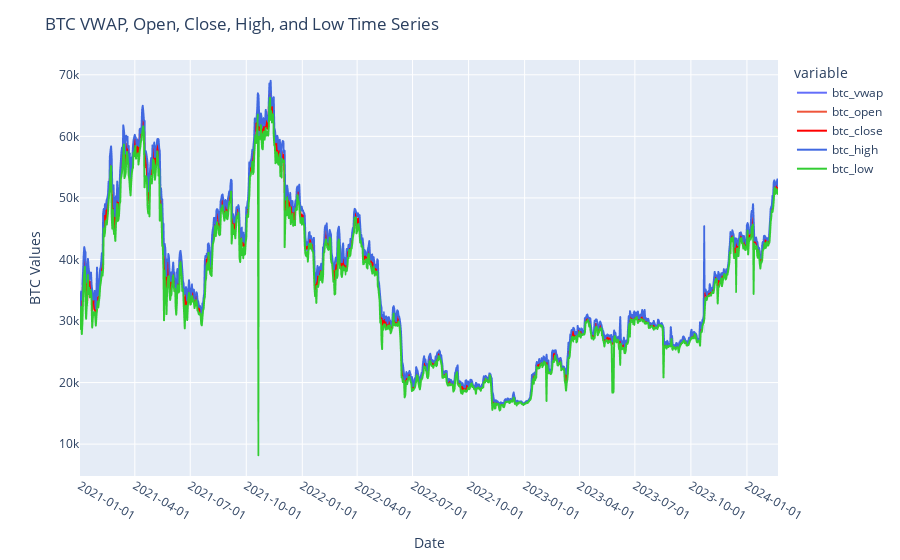

Notebook code cell kept with this figure:
### Code cell
btc_vwap  = 'btc_vwap'
btc_open  = 'btc_open'
btc_close = 'btc_close'
btc_high  = 'btc_high'
btc_low   = 'btc_low'

colors = ['royalblue', 'limegreen', 'red', 'orangered', 'mediumpurple']

fig = px.line(data, x='btc_timestamp', y=[btc_vwap, btc_open, btc_close, btc_high, btc_low],
              labels={'btc_timestamp': 'Date', btc_vwap: 'BTC VWAP', btc_open: 'BTC Open', btc_close: 'BTC Close', btc_high : 'BTC high', btc_low : 'BTC low'},
              line_shape='linear')

for col, color in zip(data.columns[1:], colors):
    fig.update_traces(line=dict(color=color), selector=dict(name=col))

fig.update_layout(title='BTC VWAP, Open, Close, High, and Low Time Series',
                  xaxis_title='Date', yaxis_title='BTC Values',
                  xaxis=dict(tickmode='linear', tick0=0, dtick='M3', tickformat='%Y-%m-%d'))
fig.show()

### Figure 1 — Plotly figure (JSON) as saved in the notebook; plotly's stock layout.template omitted (floating-point values rounded to 4 significant figures; data arrays with more than 128 entries replaced by an {"elided": "..."} marker saying what was removed)
{"data": [{"hovertemplate": "variable=btc_vwap<br>Date=%{x}<br>value=%{y}<extra></extra>", "legendgroup": "btc_vwap", "line": {"color": "#636efa", "dash": "solid", "shape": "linear"}, "marker": {"symbol": "circle"}, "mode": "lines", "name": "btc_vwap", "showlegend": true, "type": "scattergl", "x": {"elided": "1147 str values"}, "xaxis": "x", "y": {"elided": "1147 float values"}, "yaxis": "y"}, {"hovertemplate": "variable=btc_open<br>Date=%{x}<br>value=%{y}<extra></extra>", "legendgroup": "btc_open", "line": {"color": "#EF553B", "dash": "solid", "shape": "linear"}, "marker": {"symbol": "circle"}, "mode": "lines", "name": "btc_open", "showlegend": true, "type": "scattergl", "x": {"elided": "1147 str values"}, "xaxis": "x", "y": {"elided": "1147 float values"}, "yaxis": "y"}, {"hovertemplate": "variable=btc_close<br>Date=%{x}<br>value=%{y}<extra></extra>", "legendgroup": "btc_close", "line": {"color": "red", "dash": "solid", "shape": "linear"}, "marker": {"symbol": "circle"}, "mode": "lines", "name": "btc_close", "showlegend": true, "type": "scattergl", "x": {"elided": "1147 str values"}, "xaxis": "x", "y": {"elided": "1147 float values"}, "yaxis": "y"}, {"hovertemplate": "variable=btc_high<br>Date=%{x}<br>value=%{y}<extra></extra>", "legendgroup": "btc_high", "line": {"color": "royalblue", "dash": "solid", "shape": "linear"}, "marker": {"symbol": "circle"}, "mode": "lines", "name": "btc_high", "showlegend": true, "type": "scattergl", "x": {"elided": "1147 str values"}, "xaxis": "x", "y": {"elided": "1147 float values"}, "yaxis": "y"}, {"hovertemplate": "variable=btc_low<br>Date=%{x}<br>value=%{y}<extra></extra>", "legendgroup": "btc_low", "line": {"color": "limegreen", "dash": "solid", "shape": "linear"}, "marker": {"symbol": "circle"}, "mode": "lines", "name": "btc_low", "showlegend": true, "type": "scattergl", "x": {"elided": "1147 str values"}, "xaxis": "x", "y": {"elided": "1147 float values"}, "yaxis": "y"}], "layout": {"legend": {"title": {"text": "variable"}, "tracegroupgap": 0}, "margin": {"t": 60}, "title": {"text": "BTC VWAP, Open, Close, High, and Low Time Series"}, "xaxis": {"anchor": "y", "domain": [0, 1], "dtick": "M3", "tick0": 0, "tickformat": "%Y-%m-%d", "tickmode": "linear", "title": {"text": "Date"}}, "yaxis": {"anchor": "x", "domain": [0, 1], "title": {"text": "BTC Values"}}}}
